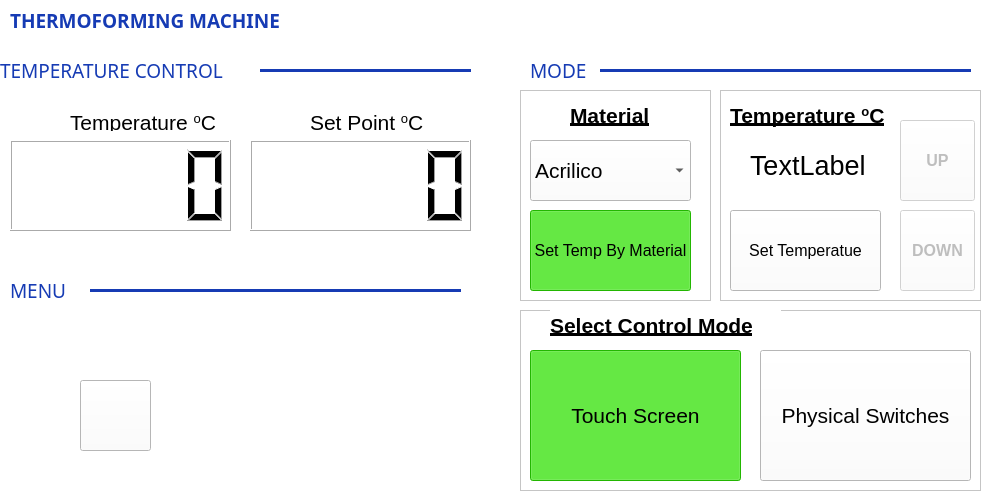
<?xml version="1.0" encoding="UTF-8"?>
<ui version="4.0">
 <class>MainWindow</class>
 <widget class="QMainWindow" name="MainWindow">
  <property name="enabled">
   <bool>true</bool>
  </property>
  <property name="geometry">
   <rect>
    <x>0</x>
    <y>0</y>
    <width>991</width>
    <height>501</height>
   </rect>
  </property>
  <property name="minimumSize">
   <size>
    <width>991</width>
    <height>501</height>
   </size>
  </property>
  <property name="maximumSize">
   <size>
    <width>991</width>
    <height>501</height>
   </size>
  </property>
  <property name="windowTitle">
   <string>MainWindow</string>
  </property>
  <property name="styleSheet">
   <string notr="true">background-color: rgb(255, 255, 255);</string>
  </property>
  <property name="tabShape">
   <enum>QTabWidget::Triangular</enum>
  </property>
  <widget class="QWidget" name="centralWidget">
   <property name="enabled">
    <bool>true</bool>
   </property>
   <widget class="QLabel" name="label">
    <property name="geometry">
     <rect>
      <x>10</x>
      <y>10</y>
      <width>321</width>
      <height>21</height>
     </rect>
    </property>
    <property name="font">
     <font>
      <family>Droid Arabic Naskh</family>
      <pointsize>14</pointsize>
      <weight>75</weight>
      <bold>true</bold>
     </font>
    </property>
    <property name="styleSheet">
     <string notr="true">color: rgb(22, 59, 180);</string>
    </property>
    <property name="text">
     <string>THERMOFORMING MACHINE</string>
    </property>
   </widget>
   <widget class="QLabel" name="label_2">
    <property name="geometry">
     <rect>
      <x>0</x>
      <y>60</y>
      <width>251</width>
      <height>21</height>
     </rect>
    </property>
    <property name="font">
     <font>
      <family>Droid Arabic Naskh</family>
      <pointsize>14</pointsize>
      <weight>50</weight>
      <bold>false</bold>
     </font>
    </property>
    <property name="styleSheet">
     <string notr="true">color: rgb(22, 59, 180);</string>
    </property>
    <property name="text">
     <string>TEMPERATURE CONTROL</string>
    </property>
   </widget>
   <widget class="QLabel" name="label_3">
    <property name="geometry">
     <rect>
      <x>530</x>
      <y>60</y>
      <width>71</width>
      <height>21</height>
     </rect>
    </property>
    <property name="font">
     <font>
      <family>Droid Arabic Naskh</family>
      <pointsize>14</pointsize>
      <weight>50</weight>
      <bold>false</bold>
     </font>
    </property>
    <property name="styleSheet">
     <string notr="true">color: rgb(22, 59, 180);</string>
    </property>
    <property name="text">
     <string>MODE</string>
    </property>
   </widget>
   <widget class="Line" name="line">
    <property name="geometry">
     <rect>
      <x>260</x>
      <y>60</y>
      <width>211</width>
      <height>20</height>
     </rect>
    </property>
    <property name="styleSheet">
     <string notr="true">color: rgb(22, 59, 180);</string>
    </property>
    <property name="frameShadow">
     <enum>QFrame::Plain</enum>
    </property>
    <property name="lineWidth">
     <number>3</number>
    </property>
    <property name="orientation">
     <enum>Qt::Horizontal</enum>
    </property>
   </widget>
   <widget class="Line" name="line_2">
    <property name="geometry">
     <rect>
      <x>600</x>
      <y>60</y>
      <width>371</width>
      <height>20</height>
     </rect>
    </property>
    <property name="styleSheet">
     <string notr="true">color: rgb(22, 59, 180);</string>
    </property>
    <property name="frameShadow">
     <enum>QFrame::Plain</enum>
    </property>
    <property name="lineWidth">
     <number>3</number>
    </property>
    <property name="orientation">
     <enum>Qt::Horizontal</enum>
    </property>
   </widget>
   <widget class="QPushButton" name="pushButton_on">
    <property name="enabled">
     <bool>true</bool>
    </property>
    <property name="geometry">
     <rect>
      <x>80</x>
      <y>380</y>
      <width>71</width>
      <height>71</height>
     </rect>
    </property>
    <property name="focusPolicy">
     <enum>Qt::NoFocus</enum>
    </property>
    <property name="text">
     <string/>
    </property>
    <property name="icon">
     <iconset>
      <normaloff>Icons/Buttons/On.png</normaloff>
      <disabledoff>Icons/Buttons/OnA.png</disabledoff>
      <disabledon>Icons/Buttons/OnA.png</disabledon>
      <activeoff>Icons/Buttons/On.png</activeoff>
      <activeon>Icons/Buttons/On.png</activeon>Icons/Buttons/On.png</iconset>
    </property>
    <property name="iconSize">
     <size>
      <width>70</width>
      <height>70</height>
     </size>
    </property>
    <property name="checkable">
     <bool>true</bool>
    </property>
    <property name="flat">
     <bool>false</bool>
    </property>
   </widget>
   <widget class="QPushButton" name="pushButton_vacuum">
    <property name="geometry">
     <rect>
      <x>210</x>
      <y>380</y>
      <width>71</width>
      <height>71</height>
     </rect>
    </property>
    <property name="text">
     <string/>
    </property>
    <property name="icon">
     <iconset>
      <normaloff>Icons/Buttons/Vacuum.png</normaloff>
      <normalon>Icons/Buttons/VacuumA.png</normalon>Icons/Buttons/Vacuum.png</iconset>
    </property>
    <property name="iconSize">
     <size>
      <width>70</width>
      <height>70</height>
     </size>
    </property>
    <property name="checkable">
     <bool>true</bool>
    </property>
    <property name="flat">
     <bool>true</bool>
    </property>
   </widget>
   <widget class="QPushButton" name="pushButton_preHeat">
    <property name="geometry">
     <rect>
      <x>430</x>
      <y>300</y>
      <width>71</width>
      <height>71</height>
     </rect>
    </property>
    <property name="text">
     <string/>
    </property>
    <property name="icon">
     <iconset>
      <normaloff>Icons/Buttons/Preheat.png</normaloff>
      <normalon>Icons/Buttons/Preheat.png</normalon>
      <disabledoff>Icons/Buttons/PreheatA2.png</disabledoff>
      <disabledon>Icons/Buttons/PreheatA2.png</disabledon>Icons/Buttons/Preheat.png</iconset>
    </property>
    <property name="iconSize">
     <size>
      <width>70</width>
      <height>70</height>
     </size>
    </property>
    <property name="checkable">
     <bool>false</bool>
    </property>
    <property name="flat">
     <bool>true</bool>
    </property>
   </widget>
   <widget class="QPushButton" name="pushButton_Stop">
    <property name="geometry">
     <rect>
      <x>340</x>
      <y>380</y>
      <width>81</width>
      <height>81</height>
     </rect>
    </property>
    <property name="text">
     <string/>
    </property>
    <property name="icon">
     <iconset>
      <normaloff>Icons/Buttons/StopA.png</normaloff>Icons/Buttons/StopA.png</iconset>
    </property>
    <property name="iconSize">
     <size>
      <width>70</width>
      <height>70</height>
     </size>
    </property>
    <property name="checkable">
     <bool>true</bool>
    </property>
    <property name="flat">
     <bool>true</bool>
    </property>
   </widget>
   <widget class="QLabel" name="label_4">
    <property name="geometry">
     <rect>
      <x>10</x>
      <y>280</y>
      <width>61</width>
      <height>21</height>
     </rect>
    </property>
    <property name="font">
     <font>
      <family>Droid Arabic Naskh</family>
      <pointsize>14</pointsize>
      <weight>50</weight>
      <bold>false</bold>
     </font>
    </property>
    <property name="styleSheet">
     <string notr="true">color: rgb(22, 59, 180);</string>
    </property>
    <property name="text">
     <string>MENU</string>
    </property>
   </widget>
   <widget class="Line" name="line_3">
    <property name="geometry">
     <rect>
      <x>90</x>
      <y>280</y>
      <width>371</width>
      <height>20</height>
     </rect>
    </property>
    <property name="styleSheet">
     <string notr="true">color: rgb(22, 59, 180);</string>
    </property>
    <property name="frameShadow">
     <enum>QFrame::Plain</enum>
    </property>
    <property name="lineWidth">
     <number>3</number>
    </property>
    <property name="orientation">
     <enum>Qt::Horizontal</enum>
    </property>
   </widget>
   <widget class="QLCDNumber" name="lcd_resistance_temp">
    <property name="geometry">
     <rect>
      <x>10</x>
      <y>140</y>
      <width>221</width>
      <height>91</height>
     </rect>
    </property>
   </widget>
   <widget class="QLabel" name="label_5">
    <property name="geometry">
     <rect>
      <x>70</x>
      <y>110</y>
      <width>161</width>
      <height>21</height>
     </rect>
    </property>
    <property name="font">
     <font>
      <pointsize>16</pointsize>
     </font>
    </property>
    <property name="frameShape">
     <enum>QFrame::NoFrame</enum>
    </property>
    <property name="frameShadow">
     <enum>QFrame::Plain</enum>
    </property>
    <property name="lineWidth">
     <number>0</number>
    </property>
    <property name="text">
     <string>&lt;html&gt;&lt;head/&gt;&lt;body&gt;&lt;p&gt;Temperature &lt;span style=&quot; vertical-align:super;&quot;&gt;o&lt;/span&gt;C&lt;/p&gt;&lt;/body&gt;&lt;/html&gt;</string>
    </property>
    <property name="scaledContents">
     <bool>false</bool>
    </property>
   </widget>
   <widget class="QLabel" name="label_7">
    <property name="geometry">
     <rect>
      <x>310</x>
      <y>110</y>
      <width>121</width>
      <height>21</height>
     </rect>
    </property>
    <property name="font">
     <font>
      <pointsize>16</pointsize>
     </font>
    </property>
    <property name="frameShape">
     <enum>QFrame::NoFrame</enum>
    </property>
    <property name="frameShadow">
     <enum>QFrame::Plain</enum>
    </property>
    <property name="lineWidth">
     <number>0</number>
    </property>
    <property name="text">
     <string>&lt;html&gt;&lt;head/&gt;&lt;body&gt;&lt;p&gt;Set Point &lt;span style=&quot; vertical-align:super;&quot;&gt;o&lt;/span&gt;C&lt;/p&gt;&lt;/body&gt;&lt;/html&gt;</string>
    </property>
    <property name="scaledContents">
     <bool>false</bool>
    </property>
   </widget>
   <widget class="QLCDNumber" name="lcdnumber_SetPoint_temp">
    <property name="geometry">
     <rect>
      <x>250</x>
      <y>140</y>
      <width>221</width>
      <height>91</height>
     </rect>
    </property>
   </widget>
   <widget class="QFrame" name="frameMaterial">
    <property name="enabled">
     <bool>true</bool>
    </property>
    <property name="geometry">
     <rect>
      <x>520</x>
      <y>90</y>
      <width>191</width>
      <height>211</height>
     </rect>
    </property>
    <property name="autoFillBackground">
     <bool>false</bool>
    </property>
    <property name="frameShape">
     <enum>QFrame::StyledPanel</enum>
    </property>
    <property name="lineWidth">
     <number>14</number>
    </property>
    <widget class="QComboBox" name="comboBox_auto_material">
     <property name="geometry">
      <rect>
       <x>10</x>
       <y>50</y>
       <width>161</width>
       <height>61</height>
      </rect>
     </property>
     <property name="font">
      <font>
       <pointsize>16</pointsize>
      </font>
     </property>
     <property name="currentIndex">
      <number>0</number>
     </property>
     <item>
      <property name="text">
       <string>Acrilico</string>
      </property>
     </item>
     <item>
      <property name="text">
       <string>PET</string>
      </property>
     </item>
     <item>
      <property name="text">
       <string>Termoplastico</string>
      </property>
     </item>
     <item>
      <property name="text">
       <string/>
      </property>
     </item>
    </widget>
    <widget class="QLabel" name="label_8">
     <property name="geometry">
      <rect>
       <x>50</x>
       <y>10</y>
       <width>101</width>
       <height>31</height>
      </rect>
     </property>
     <property name="font">
      <font>
       <pointsize>16</pointsize>
       <weight>75</weight>
       <bold>true</bold>
       <underline>true</underline>
      </font>
     </property>
     <property name="text">
      <string>Material</string>
     </property>
    </widget>
    <widget class="QPushButton" name="pushButtonByMaterial">
     <property name="geometry">
      <rect>
       <x>10</x>
       <y>120</y>
       <width>161</width>
       <height>81</height>
      </rect>
     </property>
     <property name="font">
      <font>
       <pointsize>12</pointsize>
      </font>
     </property>
     <property name="autoFillBackground">
      <bool>false</bool>
     </property>
     <property name="styleSheet">
      <string notr="true">background-color: rgb(47, 255, 0);</string>
     </property>
     <property name="text">
      <string>Set Temp By Material</string>
     </property>
     <property name="checkable">
      <bool>true</bool>
     </property>
     <property name="checked">
      <bool>true</bool>
     </property>
    </widget>
   </widget>
   <widget class="QFrame" name="frame_ControlMode">
    <property name="geometry">
     <rect>
      <x>520</x>
      <y>310</y>
      <width>461</width>
      <height>181</height>
     </rect>
    </property>
    <property name="frameShape">
     <enum>QFrame::StyledPanel</enum>
    </property>
    <property name="frameShadow">
     <enum>QFrame::Plain</enum>
    </property>
    <widget class="QLabel" name="label_10">
     <property name="geometry">
      <rect>
       <x>30</x>
       <y>0</y>
       <width>231</width>
       <height>31</height>
      </rect>
     </property>
     <property name="font">
      <font>
       <pointsize>16</pointsize>
       <weight>75</weight>
       <bold>true</bold>
       <underline>true</underline>
      </font>
     </property>
     <property name="text">
      <string>Select Control Mode</string>
     </property>
    </widget>
    <widget class="QPushButton" name="pushButton_TouchScreen">
     <property name="geometry">
      <rect>
       <x>10</x>
       <y>40</y>
       <width>211</width>
       <height>131</height>
      </rect>
     </property>
     <property name="font">
      <font>
       <pointsize>16</pointsize>
      </font>
     </property>
     <property name="styleSheet">
      <string notr="true">background-color: rgb(47, 255, 0);</string>
     </property>
     <property name="text">
      <string>Touch Screen</string>
     </property>
     <property name="checkable">
      <bool>true</bool>
     </property>
     <property name="checked">
      <bool>true</bool>
     </property>
    </widget>
    <widget class="QPushButton" name="pushButton_Physical">
     <property name="geometry">
      <rect>
       <x>240</x>
       <y>40</y>
       <width>211</width>
       <height>131</height>
      </rect>
     </property>
     <property name="font">
      <font>
       <pointsize>16</pointsize>
      </font>
     </property>
     <property name="text">
      <string>Physical Switches</string>
     </property>
     <property name="checkable">
      <bool>true</bool>
     </property>
    </widget>
   </widget>
   <widget class="QFrame" name="frame_SetTemp">
    <property name="enabled">
     <bool>true</bool>
    </property>
    <property name="geometry">
     <rect>
      <x>720</x>
      <y>90</y>
      <width>261</width>
      <height>211</height>
     </rect>
    </property>
    <property name="frameShape">
     <enum>QFrame::StyledPanel</enum>
    </property>
    <property name="frameShadow">
     <enum>QFrame::Plain</enum>
    </property>
    <widget class="QPushButton" name="pushButton_SetTemp">
     <property name="geometry">
      <rect>
       <x>10</x>
       <y>120</y>
       <width>151</width>
       <height>81</height>
      </rect>
     </property>
     <property name="font">
      <font>
       <pointsize>12</pointsize>
      </font>
     </property>
     <property name="text">
      <string>Set Temperatue</string>
     </property>
     <property name="checkable">
      <bool>true</bool>
     </property>
     <property name="flat">
      <bool>false</bool>
     </property>
    </widget>
    <widget class="QLabel" name="label_9">
     <property name="geometry">
      <rect>
       <x>10</x>
       <y>10</y>
       <width>171</width>
       <height>31</height>
      </rect>
     </property>
     <property name="font">
      <font>
       <pointsize>16</pointsize>
       <weight>75</weight>
       <bold>true</bold>
       <underline>true</underline>
      </font>
     </property>
     <property name="text">
      <string>&lt;html&gt;&lt;head/&gt;&lt;body&gt;&lt;p&gt;Temperature &lt;span style=&quot; vertical-align:super;&quot;&gt;o&lt;/span&gt;C&lt;/p&gt;&lt;/body&gt;&lt;/html&gt;</string>
     </property>
    </widget>
    <widget class="QLabel" name="label_TempSet">
     <property name="geometry">
      <rect>
       <x>30</x>
       <y>60</y>
       <width>121</width>
       <height>31</height>
      </rect>
     </property>
     <property name="font">
      <font>
       <pointsize>20</pointsize>
      </font>
     </property>
     <property name="text">
      <string>TextLabel</string>
     </property>
    </widget>
    <widget class="QPushButton" name="pushButton_UP">
     <property name="enabled">
      <bool>false</bool>
     </property>
     <property name="geometry">
      <rect>
       <x>180</x>
       <y>30</y>
       <width>75</width>
       <height>81</height>
      </rect>
     </property>
     <property name="font">
      <font>
       <pointsize>12</pointsize>
       <weight>75</weight>
       <bold>true</bold>
      </font>
     </property>
     <property name="text">
      <string>UP</string>
     </property>
    </widget>
    <widget class="QPushButton" name="pushButton_DOWN">
     <property name="enabled">
      <bool>false</bool>
     </property>
     <property name="geometry">
      <rect>
       <x>180</x>
       <y>120</y>
       <width>75</width>
       <height>81</height>
      </rect>
     </property>
     <property name="font">
      <font>
       <pointsize>12</pointsize>
       <weight>75</weight>
       <bold>true</bold>
      </font>
     </property>
     <property name="text">
      <string>DOWN</string>
     </property>
    </widget>
   </widget>
   <zorder>frameMaterial</zorder>
   <zorder>label</zorder>
   <zorder>label_2</zorder>
   <zorder>label_3</zorder>
   <zorder>line</zorder>
   <zorder>line_2</zorder>
   <zorder>pushButton_on</zorder>
   <zorder>pushButton_vacuum</zorder>
   <zorder>pushButton_preHeat</zorder>
   <zorder>pushButton_Stop</zorder>
   <zorder>label_4</zorder>
   <zorder>line_3</zorder>
   <zorder>lcd_resistance_temp</zorder>
   <zorder>label_5</zorder>
   <zorder>label_7</zorder>
   <zorder>lcdnumber_SetPoint_temp</zorder>
   <zorder>frame_ControlMode</zorder>
   <zorder>frame_SetTemp</zorder>
  </widget>
 </widget>
 <layoutdefault spacing="6" margin="11"/>
 <resources/>
 <connections/>
</ui>
